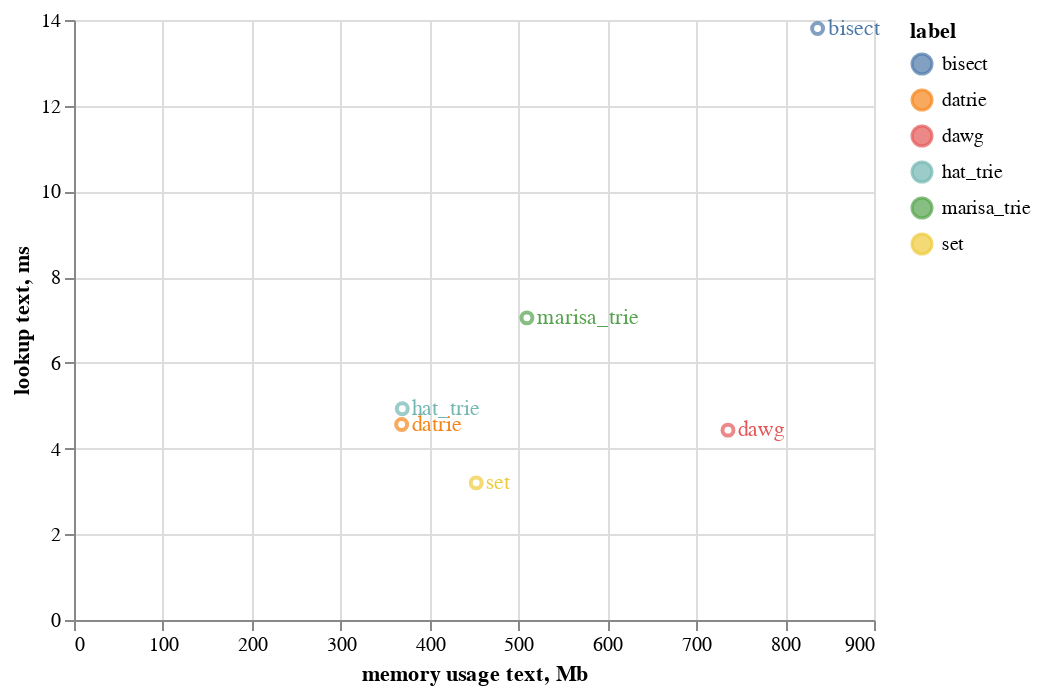

Notebook code for this chart:
### Code cell
import altair as alt

points = alt.Chart(df.iloc[1:]).mark_point().encode(
    x='memory usage text, Mb:Q',
    y='lookup text, ms:Q',
    color='label'
)

text = points.mark_text(
    align='left',
    baseline='middle',
    dx=5
).encode(
    text='label'
)

points + text

### Figure 1 — Vega-Lite specification as saved in the notebook (floating-point values rounded to 4 significant figures)
{"$schema": "https://vega.github.io/schema/vega-lite/v3.4.0.json", "config": {"mark": {"tooltip": null}, "view": {"height": 300, "width": 400}}, "data": {"name": "data-1f7f57bd43418d978b2946a98689167a"}, "datasets": {"data-1f7f57bd43418d978b2946a98689167a": [{"label": "set", "lookup dict, ms": 2.98, "lookup text, ms": 3.2, "memory usage dict, Mb": 68.45, "memory usage text, Mb": 452.5}, {"label": "bisect", "lookup dict, ms": 12.28, "lookup text, ms": 13.8, "memory usage dict, Mb": 50.4, "memory usage text, Mb": 836.5}, {"label": "dawg", "lookup dict, ms": 3.64, "lookup text, ms": 4.43, "memory usage dict, Mb": 12.99, "memory usage text, Mb": 735.8}, {"label": "marisa_trie", "lookup dict, ms": 7.24, "lookup text, ms": 7.05, "memory usage dict, Mb": 14.25, "memory usage text, Mb": 509.5}, {"label": "hat_trie", "lookup dict, ms": 4.94, "lookup text, ms": 4.93, "memory usage dict, Mb": 14.1, "memory usage text, Mb": 369.3}, {"label": "datrie", "lookup dict, ms": 4.63, "lookup text, ms": 4.56, "memory usage dict, Mb": 13.74, "memory usage text, Mb": 368.6}]}, "layer": [{"encoding": {"color": {"field": "label", "type": "nominal"}, "x": {"field": "memory usage text, Mb", "type": "quantitative"}, "y": {"field": "lookup text, ms", "type": "quantitative"}}, "mark": "point"}, {"encoding": {"color": {"field": "label", "type": "nominal"}, "text": {"field": "label", "type": "nominal"}, "x": {"field": "memory usage text, Mb", "type": "quantitative"}, "y": {"field": "lookup text, ms", "type": "quantitative"}}, "mark": {"align": "left", "baseline": "middle", "dx": 5, "type": "text"}}]}
